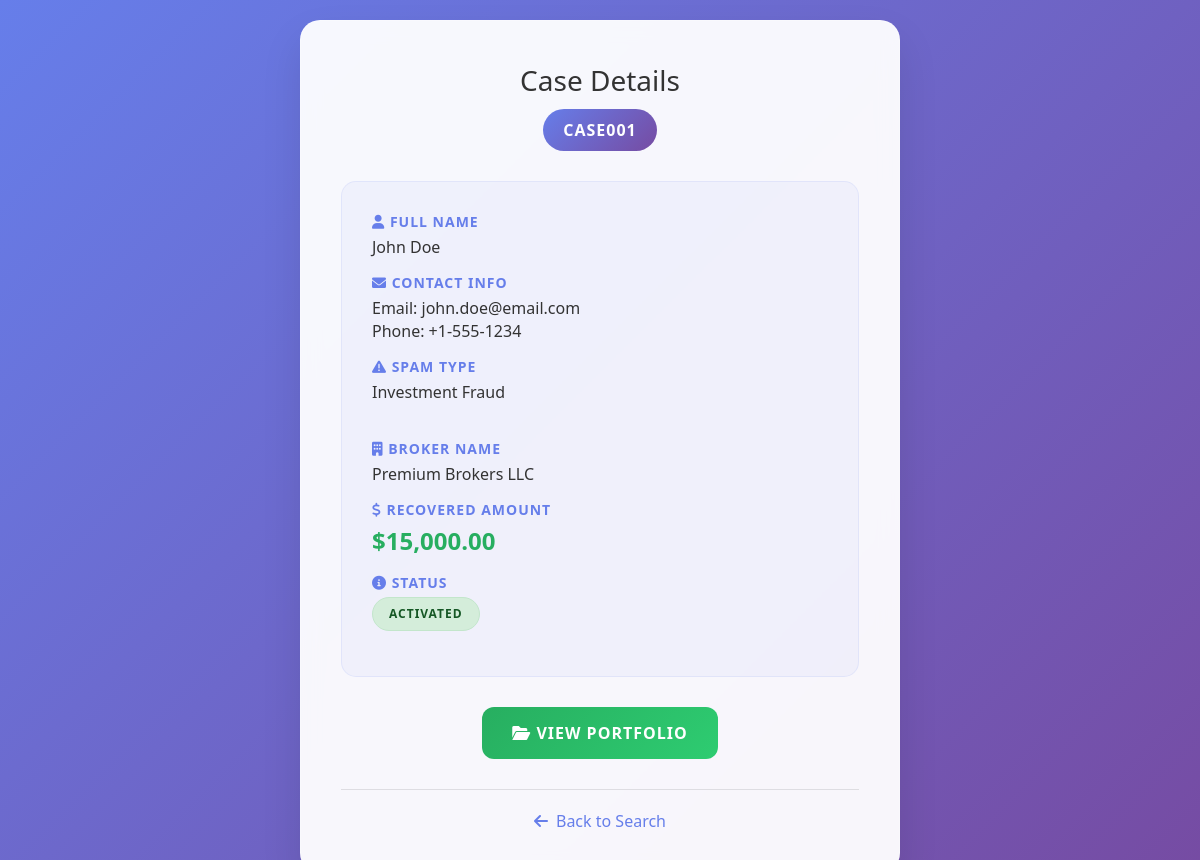
/case_details.php?case_id=CASE001, run on the app's committed database.
### tables this page shows
CREATE TABLE cases (
    id INT PRIMARY KEY AUTO_INCREMENT,
    case_id VARCHAR(50) UNIQUE NOT NULL,
    full_name VARCHAR(255) NOT NULL,
    contact_info TEXT,
    spam_type VARCHAR(100),
    broker_name VARCHAR(255),
    recovered_amount DECIMAL(15,2) DEFAULT 0.00,
    house_address TEXT,
    financial_insight TEXT,
    status ENUM('pending', 'activated', 'declined') DEFAULT 'pending',
    kyc_status ENUM('pending', 'approved', 'rejected') DEFAULT 'pending',
    kyc_document VARCHAR(255),
    kyc_notes TEXT,
    created_at TIMESTAMP DEFAULT CURRENT_TIMESTAMP,
    updated_at TIMESTAMP DEFAULT CURRENT_TIMESTAMP ON UPDATE CURRENT_TIMESTAMP
);

### config.php (called while the page is built, shortened)
<?php
function sanitizeInput($input) {
    return htmlspecialchars(trim($input), ENT_QUOTES, 'UTF-8');
}
?>

### case_details.php (the view, shortened to what this page needs)
<?php
require_once 'config.php';
$case_id = isset($_GET['case_id']) ? sanitizeInput($_GET['case_id']) : '';
$stmt = $pdo->prepare("SELECT * FROM cases WHERE case_id = ?");
$stmt->execute([$case_id]);
$case = $stmt->fetch();
?>
<!DOCTYPE html>
<html lang="en">
<head>
    <link rel="stylesheet" href="https://cdnjs.cloudflare.com/ajax/libs/font-awesome/6.0.0/css/all.min.css">
</head>
<body>
    <div class="container">
        <?php if ($case): ?>
            <div class="case-header">
                <h1>Case Details</h1>
                <div class="case-id"><?php echo sanitizeInput($case['case_id']); ?></div>
            </div>
            <div class="case-info">
                <div class="info-grid">
                    <div>
                        <div class="info-item">
                            <div class="info-label">
                                <i class="fas fa-user"></i> Full Name
                            </div>
                            <div class="info-value"><?php echo sanitizeInput($case['full_name']); ?></div>
                        </div>
                        <div class="info-item">
                            <div class="info-label">
                                <i class="fas fa-envelope"></i> Contact Info
                            </div>
                            <div class="info-value"><?php echo nl2br(sanitizeInput($case['contact_info'])); ?></div>
                        </div>
                        <div class="info-item">
                            <div class="info-label">
                                <i class="fas fa-exclamation-triangle"></i> Spam Type
                            </div>
                            <div class="info-value"><?php echo sanitizeInput($case['spam_type']); ?></div>
                        </div>
                    </div>
                    <div>
                        <div class="info-item">
                            <div class="info-label">
                                <i class="fas fa-building"></i> Broker Name
                            </div>
                            <div class="info-value"><?php echo sanitizeInput($case['broker_name']); ?></div>
                        </div>
                        <div class="info-item">
                            <div class="info-label">
                                <i class="fas fa-dollar-sign"></i> Recovered Amount
                            </div>
                            <div class="info-value amount">$<?php echo number_format($case['recovered_amount'], 2); ?></div>
                        </div>
                        <div class="info-item">
                            <div class="info-label">
                                <i class="fas fa-info-circle"></i> Status
                            </div>
                            <div class="info-value">
                                <span class="status <?php echo $case['status']; ?>">
                                    <?php echo ucfirst($case['status']); ?>
                                </span>
                            </div>
                        </div>
                    </div>
                </div>
            </div>
            <div class="action-section">
                <?php if ($case['status'] === 'pending'): ?>
                    <form method="POST" style="display: inline;" onsubmit="return confirmAction(this)">
                        <input type="hidden" name="case_id" value="<?php echo sanitizeInput($case['case_id']); ?>">
                        <button type="submit" name="action" value="activate" class="btn">
                            <i class="fas fa-check"></i> Activate Case
                        </button>
                        <button type="submit" name="action" value="decline" class="btn decline">
                            <i class="fas fa-times"></i> Decline Case
                        </button>
                    </form>
                <?php elseif ($case['status'] === 'activated'): ?>
                    <a href="portfolio.php?case_id=<?php echo urlencode($case['case_id']); ?>" class="btn view">
                        <i class="fas fa-folder-open"></i> View Portfolio
                    </a>
                <?php endif; ?>
            </div>
        <?php endif; ?>
        <div class="back-link">
            <a href="index.php">
                <i class="fas fa-arrow-left"></i>
                Back to Search
            </a>
        </div>
    </div>
</body>
</html>

### case_details.php (style rules this page uses)
* { margin: 0; padding: 0; box-sizing: border-box; }
body { font-family: 'Segoe UI', Tahoma, Geneva, Verdana, sans-serif; background: linear-gradient(135deg, #667eea 0%, #764ba2 100%); min-height: 100vh; display: flex; align-items: center; justify-content: center; padding: 20px; }
.container { background: rgba(255, 255, 255, 0.95); backdrop-filter: blur(10px); padding: 40px; border-radius: 20px; box-shadow: 0 20px 40px rgba(0,0,0,0.1); text-align: center; max-width: 600px; width: 100%; border: 1px solid rgba(255,255,255,0.2); }
.case-header { margin-bottom: 30px; }
.case-header h1 { color: #333; margin-bottom: 10px; font-size: 28px; font-weight: 300; }
.case-id { background: linear-gradient(135deg, #667eea 0%, #764ba2 100%); color: white; padding: 10px 20px; border-radius: 25px; display: inline-block; font-weight: 600; font-size: 16px; letter-spacing: 1px; }
.case-info { background: rgba(102, 126, 234, 0.05); padding: 30px; border-radius: 15px; margin-bottom: 30px; text-align: left; border: 1px solid rgba(102, 126, 234, 0.1); }
.info-grid { display: grid; grid-template-columns: repeat(auto-fit, minmax(250px, 1fr)); gap: 20px; }
.info-item { margin-bottom: 15px; }
.info-label { font-weight: 600; color: #667eea; margin-bottom: 5px; font-size: 14px; text-transform: uppercase; letter-spacing: 1px; }
.info-value { color: #333; font-size: 16px; line-height: 1.4; }
.amount { font-size: 24px; font-weight: bold; color: #27ae60; }
.status { padding: 8px 16px; border-radius: 20px; font-size: 12px; font-weight: bold; text-transform: uppercase; letter-spacing: 1px; display: inline-block; }
.status.activated { background: #d4edda; color: #155724; border: 1px solid #c3e6cb; }
.action-section { margin: 30px 0; }
.btn { background: linear-gradient(135deg, #667eea 0%, #764ba2 100%); color: white; padding: 15px 30px; border: none; border-radius: 12px; cursor: pointer; font-size: 16px; font-weight: 600; transition: all 0.3s ease; margin: 0 10px; text-decoration: none; display: inline-block; text-transform: uppercase; letter-spacing: 1px; }
.btn.view { background: linear-gradient(135deg, #27ae60 0%, #2ecc71 100%); }
.back-link { margin-top: 30px; padding-top: 20px; border-top: 1px solid rgba(0,0,0,0.1); }
.back-link a { color: #667eea; text-decoration: none; transition: all 0.3s ease; display: inline-flex; align-items: center; gap: 8px; }

### data on the page
cases: case "CASE001", full_name "John Doe", contact_info "Email: john.doe@email.com Phone: +1-555-1234", spam_type "Investment Fraud", broker_name "Premium Brokers LLC", recovered_amount "15,000.00", status "ACTIVATED"
